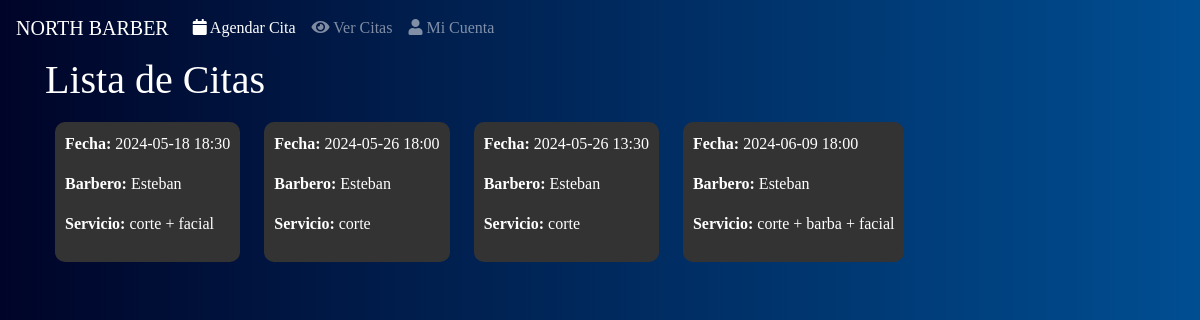
The page /ver_cita (signed in) on the database its author committed.
### tables this page shows
CREATE TABLE "cita" (
    id_cita INTEGER PRIMARY KEY,
    cliente INTEGER NOT NULL,
    barbero INTEGER NOT NULL,
    servicio INTEGER NOT NULL,
    fecha DATETIME NOT NULL,
    estado INTEGER NOT NULL,
    FOREIGN KEY (cliente) REFERENCES cliente(id),
    FOREIGN KEY (barbero) REFERENCES barbero(id),
    FOREIGN KEY (servicio) REFERENCES servicio(id_servicio),
    FOREIGN KEY (estado) REFERENCES estado_cita(id)
);

CREATE TABLE "barbero" (
    id INTEGER PRIMARY KEY,
    nombre VARCHAR(50) NOT NULL,
    apellidos VARCHAR(50) NOT NULL,
    telefono NUMERIC(28, 10) NOT NULL,
    username VARCHAR(50) NOT NULL,
    "password" VARCHAR(12) NOT NULL,
    tipo_usuario_id INTEGER NOT NULL,
    FOREIGN KEY (tipo_usuario_id) REFERENCES tipo_usuario(id)
);

CREATE TABLE "servicio"(
    id_servicio INTEGER PRIMARY KEY,
    tipo VARCHAR(50) NOT NULL
, duracion INTEGER(50) NOT NULL, precio INTEGER(50) NOT NULL);

### app.py (the view)
    def ver_cita(self):
        cliente_id = session.get("cliente_id")
        if cliente_id:
            conn = DatabaseManager(self.DATABASE).get_connection()
            cursor = conn.cursor()
            cursor.execute(
                """SELECT cita.id_cita, cita.fecha, barbero.nombre, servicio.tipo
                FROM cita
                INNER JOIN barbero ON cita.barbero = barbero.id
                INNER JOIN servicio ON cita.servicio = servicio.id_servicio
                WHERE cita.cliente = ?""",
                (cliente_id,),
            )
            citas = cursor.fetchall()
            conn.close()
            return render_template("ver_cita.html", citas=citas)
        else:
            return redirect("/login")

### app.py (called while the page is built)
    def get_connection(self):
        db = getattr(g, "_database", None)
        if db is None:
            db = g._database = sqlite3.connect(self.database)
        return db

    def close_connection(self, exception):
        db = getattr(g, "_database", None)
        if db is not None:
            db.close()

    def close_connection(self, exception):
        DatabaseManager(self.DATABASE).close_connection(exception)

### templates/ver_cita.html (shortened to what this page needs)
<!DOCTYPE html>
<html lang="en">
  <head>
    <link
      rel="stylesheet"
      href="https://stackpath.bootstrapcdn.com/bootstrap/4.3.1/css/bootstrap.min.css"
    />
    <link
      rel="stylesheet"
      href="https://use.fontawesome.com/releases/v5.8.1/css/all.css"
    />
  </head>
  <body>
    <nav class="navbar navbar-expand-lg navbar-dark bg-primary">
      <a class="navbar-brand" href="/cliente_dashboard">NORTH BARBER</a>
      <div class="collapse navbar-collapse" id="navbarNav">
        <ul class="navbar-nav">
          <li class="nav-item active">
            <a class="nav-link" href="/agendar_cita"
              ><i class="fa fa-calendar"></i> Agendar Cita</a
            >
          </li>
          <li class="nav-item">
            <a class="nav-link" href="/ver_cita"
              ><i class="fa fa-eye"></i> Ver Citas</a
            >
          </li>
          <li class="nav-item">
            <a class="nav-link" href="/mi_cuenta"
              ><i class="fa fa-user"></i> Mi Cuenta</a
            >
          </li>
        </ul>
      </div>
    </nav>
    <div class="container">
      <h1>Lista de Citas</h1>
      {% for cita in citas %}
      <div class="cita">
        <p><strong>Fecha:</strong> {{ cita[1] }}</p>
        <p><strong>Barbero:</strong> {{ cita[2] }}</p>
        <p><strong>Servicio:</strong> {{ cita[3] }}</p>
      </div>
      {% endfor %}
    </div>
  </body>
</html>

### templates/ver_cita.html (style rules this page uses)
body { background: linear-gradient(to right, #000428, #004e92); color: white; font-family: "Times New Roman", Times, serif; }
.navbar { background: linear-gradient(to right, #000428, #004e92); }
.cita { background-color: #333333; color: white; padding: 10px; margin: 10px; border-radius: 10px; display: inline-block; }

### rows shown on the page
cita: fecha "2024-05-18 18:30", nombre "Esteban", tipo "corte + facial"
cita: fecha "2024-05-26 18:00", nombre "Esteban", tipo "corte"
cita: fecha "2024-05-26 13:30", nombre "Esteban", tipo "corte"
cita: fecha "2024-06-09 18:00", nombre "Esteban", tipo "corte + barba + facial"
